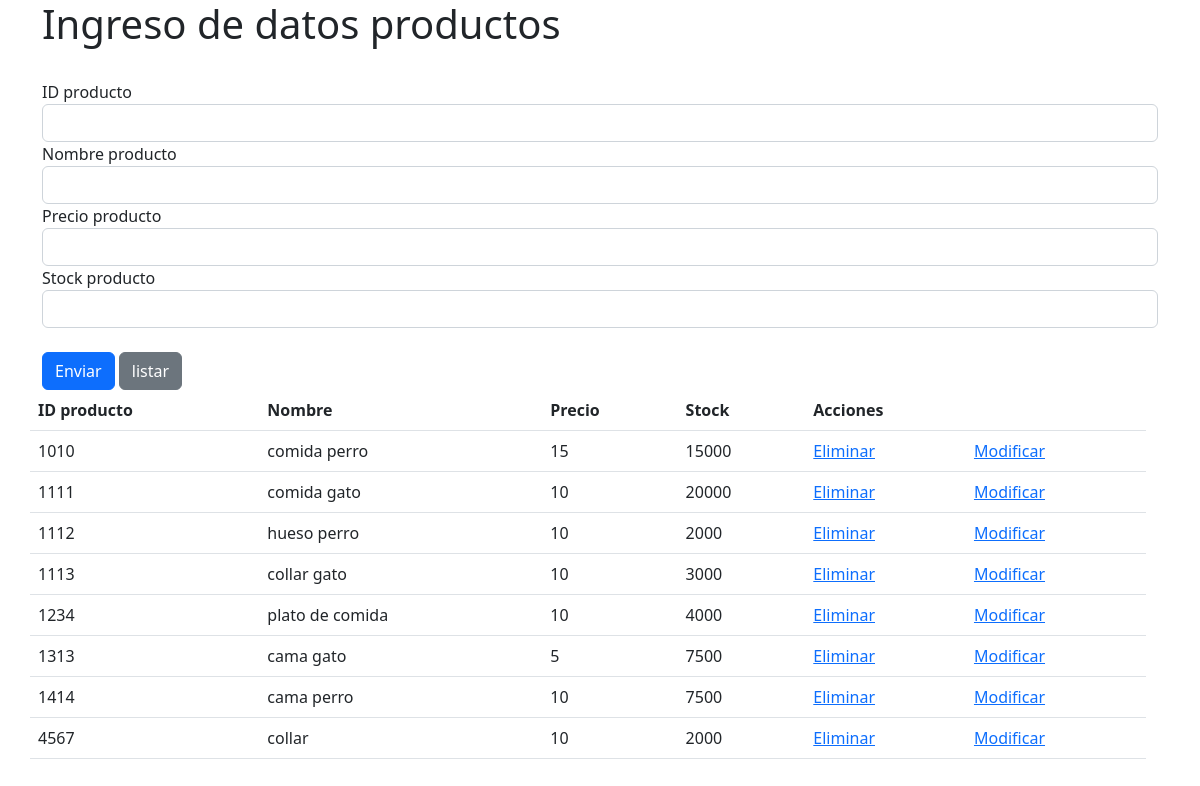
Page /api/ on the earlier database version.
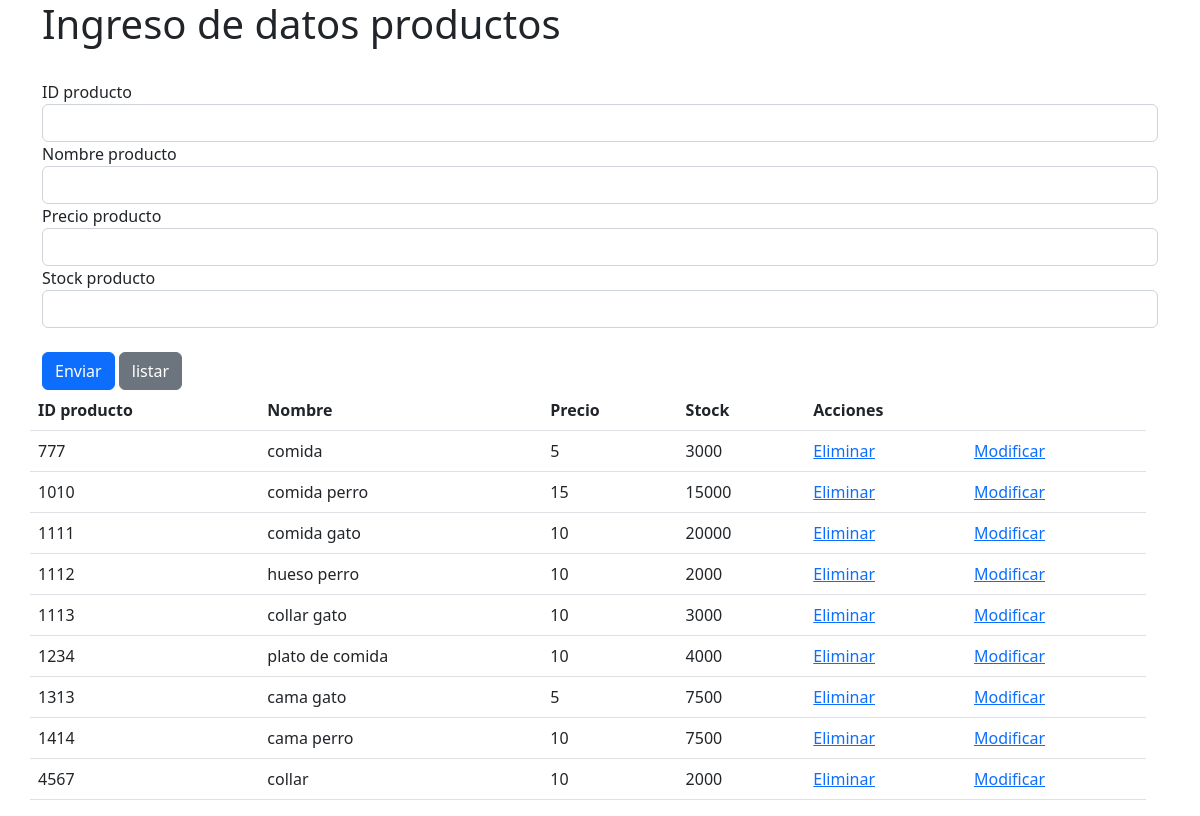
Same page on the later database version.
### frontend/models.py (models this page shows, shortened)
class Producto(models.Model):
    idProducto = models.IntegerField(primary_key=True, verbose_name='ID Producto')
    nombre= models.CharField(max_length=30, verbose_name='Nombre')
    precio = models.IntegerField(verbose_name='Precio')
    stock = models.IntegerField(verbose_name='Stock')

### frontend/views.py (the view)
# urls.py: 2. Add a URL to urlpatterns:  path('', views.home, name='home')
def home(request):
    v_producto=Producto.objects.all()
    datos={'producto': v_producto}
    return render(request, 'index.html', datos)

### frontend/templates/index.html (shortened to what this page needs)
<!DOCTYPE html>
<html lang="en">
<head>
    <link href="https://cdn.jsdelivr.net/npm/bootstrap@5.2.0-beta1/dist/css/bootstrap.min.css" rel="stylesheet">
</head>
<body>
    <div class="container">
        <div class="row">
            <h1>Ingreso de datos productos</h1>
        </div>
        <br>
        <div class="row">
            <form method="post" action="/guardarProducto/" id="formulario">
                <div class="form-group">
                    <label for="idproducto">ID producto</label>
                    <input type="number" id="idproducto" name="idproducto" class="form-control">
                </div>
                <div class="form-group">
                    <label for="nombre">Nombre producto</label>
                    <input type="text" id="nombre" name="nombre" class="form-control">
                </div>
                <div class="form-group">
                    <label for="precio">Precio producto</label>
                    <input type="number" id="precio" name="precio" class="form-control">
                </div>
                <div class="form-group">
                    <label for="stock">Stock producto</label>
                    <input type="number" id="stock" name="stock" class="form-control">
                </div>
                <br>
                <div class="form-group">
                    <input type="submit" class="btn btn-primary" id="enviar" value="Enviar">
                    <input type="submit" class="btn btn-secondary" id="listar" value="listar">
            </div>
            </form>
        <br><br>
        <div class="row">
            <table class="table table-stripped">
                <th>ID producto</th>
                <th>Nombre</th>
                <th>Precio</th>
                <th>Stock</th>
                <th colspan="2">Acciones</th>
                {% for p in producto%}
                <tr>
                    <td>{{p.idProducto}}</td>
                    <td>{{p.nombre}}</td>
                    <td>{{p.stock}}</td>
                    <td>{{p.precio}}</td>
                    <td><a href="eliminarProducto/{{p.idproducto}}">Eliminar</a></td>
                    <td><a href="modificarProducto/{{p.idproducto}}">Modificar</a></td>
                </tr>
                {%endfor%}
            </table>
        </div>
    </div>
</body>
</html>

Differences in the rows shown:
added Producto: idProducto "777", nombre "comida", stock "5", precio "3000"
